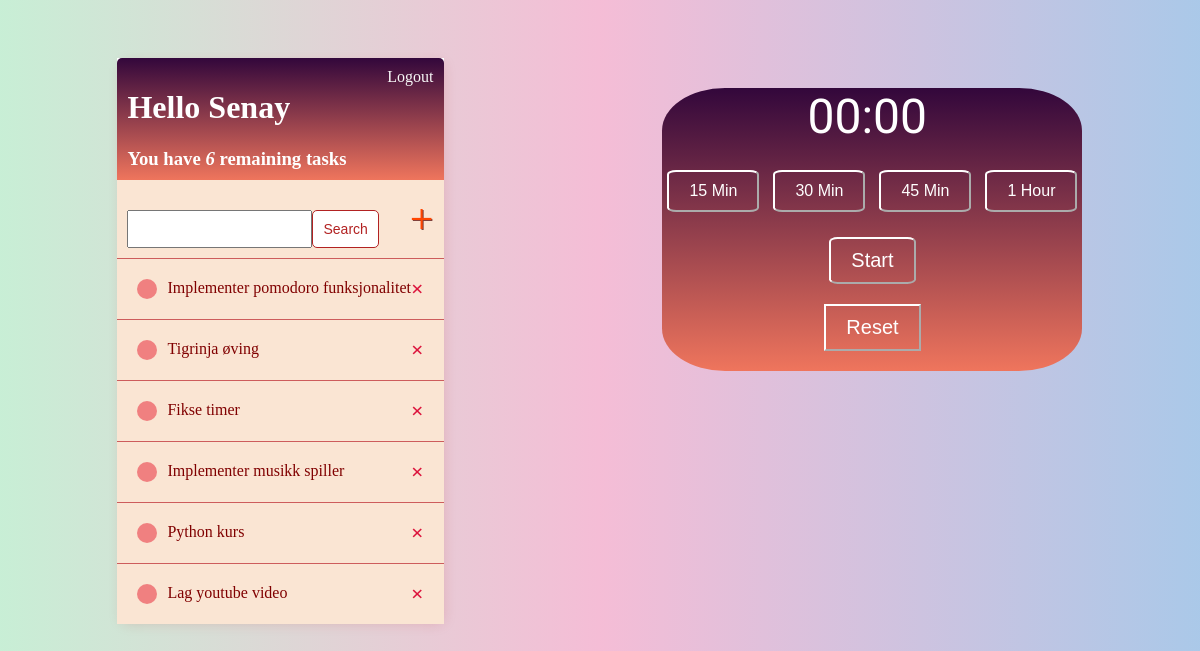
The app's page / (signed in) with its own data.
### todo/models.py (models this page shows)
class Task(models.Model):
    user = models.ForeignKey(
        User, on_delete= models.CASCADE, null=True, blank=True)
    title = models.CharField(max_length=200)
    description = models.TextField(null=True, blank=True)
    complete = models.BooleanField(default=False)
    created = models.DateTimeField(auto_now_add=True)
    def __str__(self):
        return self.title
    class Meta:
        ordering = ['complete']

### todo/views.py (the view)
# urls.py: path('', TaskList.as_view(), name='tasks'),
class TaskList(LoginRequiredMixin, ListView):
    model = Task
    context_object_name = 'tasks'
    def get_context_data(self, **kwargs):
        context = super().get_context_data(**kwargs)
        context['tasks'] = context['tasks'].filter(user=self.request.user)
        context['count'] = context['tasks'].filter(complete=False).count()
        search_input = self.request.GET.get('search-area') or ''
        if search_input:
            context['tasks'] = context['tasks'].filter(
                title__startswith=search_input)
        context['search_input'] = search_input
        return context

### todo/templates/todo/task_list.html (shortened to what this page needs)
{% extends 'todo/main.html' %}
{% block content %}
<div class="main-container" style="display: flex; justify-content: space-between;">
    <div class="tasks-container">
        <div class="header-bar">
            <div>
                <h1>Hello {{request.user|title}}</h1>
                <h3 style="margin:0">You have <i>{{count}}</i> remaining task{{count | pluralize:"s" }}</h3>
            </div>
            {% if request.user.is_authenticated %}
            <a href="{% url 'logout' %}">Logout</a>
            {% else %}
            <a href="{% url 'login' %}">Login</a>
            {% endif %}
        </div>
        <div id="search-add-wrapper">
            <form  method="GET" style="margin-top: 20px;display: flex;">
                <input type='text' name='search-area' value="{{search_input}}">
                <input class="button" type="submit" value='Search'>
            </form>
            <a id="add-link" href="{% url 'task-create' %}">&#x2b;</a>
        </div>
        <div class="task-items-wrapper">
            {% for task in tasks %}
                <div class="task-wrapper">
                    {%  if task.complete %}
                        <div class="task-title">
                            <div class="task-complete-icon"></div>
                            <i><s><a href="{% url 'task-update' task.id %}">{{task}}</a></s></i>
                </div>
                    <a class="delete-link" href="{% url 'task-delete' task.id %}">&#215;</a>
                    {% else %}
                    <div class="task-title">
                        <div class="task-incomplete-icon"></div>
                        <a href="{% url 'task-update' task.id %}">{{task}}</a>
                    </div>
                    <a class="delete-link" href="{% url 'task-delete' task.id %}">&#215;</a>
                    {% endif %}
                </div>
            {% empty %}
            <h3>No items in list</h3>
            {% endfor %}
        </div>
    </div>
    <div class="timer-container">
        <div id="timer-display">00:00</div>
        <button class="time-setter" data-time="15">15 Min</button>
        <button class="time-setter" data-time="30">30 Min</button>
        <button class="time-setter" data-time="45">45 Min</button>
        <button class="time-setter" data-time="60">1 Hour</button>
        <div id="btn-container">
        <button id="start-stop">Start</button>
        <button id="reset">Reset</button>
    </div>
    </div>
</div>
{% endblock content%}

### todo/static/todo/css/style.css (style rules this page uses)
#timer-display { font-size: 48px; margin-bottom: 20px; margin-left: 145px; color: white; }
.time-setter { margin: 5px; padding: 10px 20px; font-size: 16px; border-radius: 10%; color: #fff; background:none ; border-color: white; }
#start-stop { display: block; margin: 20px auto; padding: 10px 20px; font-size: 20px; border-radius: 10%; color: #fff; background:none ; border-color: white; }
#reset { display: block; margin: 20px auto; padding: 10px 20px; font-size: 20px; color: #fff; background:none ; border-color: white; }

### todo/templates/todo/main.html (style rules this page uses)
body { background: linear-gradient( 90deg, hsla(141, 54%, 86%, 1) 0%, hsla(333, 73%, 85%, 1) 50%, hsla(211, 58%, 79%, 1) 100% ); filter: progid: DXImageTransform.Microsoft.gradient( startColorstr="#CAEFD7", endColorstr="#F5BFD7", GradientType=1 ); font-family: "Nunito Sans", sans-serif; padding-top: 50px; }
h1, h2, h3, h4, h5, h6 { font-family: Georgia, serif; color: #fff; }
a, p { font-family: Georgia, serif; color: #8b0000; }
.tasks-container { max-width: 550px; margin: auto; background-color: #fff; -webkit-box-shadow: 2px 2px 13px -4px rgba(178, 34, 34, 0.21); box-shadow: 2px 2px 13px -4px rgba(178, 34, 34, 0.21); }
.header-bar { display: flex; justify-content: space-between; color: #fff; padding: 10px; border-radius: 5px 5px 0 0; background: hsla(10, 82%, 65%, 1); background: linear-gradient( 90deg, hsla(10, 82%, 65%, 1) 0%, hsla(290, 79%, 13%, 1) 100% ); background: -moz-linear-gradient( 90deg, hsla(10, 82%, 65%, 1) 0%, hsla(290, 79%, 13%, 1) 100% ); background: -webkit-linear-gradient( 90deg, hsla(10, 82%, 65%, 1) 0%, hsla(290, 79%, 13%, 1) 100% ); filter: progid: DXImageTransform.Microsoft.gradient( startColorstr="#EF745C", endColorstr="#34073D", GradientType=1 ); }
.header-bar a { color: rgb(247, 247, 247); text-decoration: none; }
.task-wrapper { display: flex; align-items: center; justify-content: space-between; padding: 20px; background-color: #fae5d3; border-top: 1px solid rgb(205, 92, 92); }
.task-title { display: flex; }
.task-title a { text-decoration: none; color: #800000; margin-left: 10px; }
.task-incomplete-icon { height: 20px; width: 20px; background-color: rgb( 240, 128, 128 ); border-radius: 50%; }
.delete-link { text-decoration: none; font-weight: 900; color: #dc143c; font-size: 22px; line-height: 0; }
#search-add-wrapper { display: flex; justify-content: space-between; align-items: center; padding: 10px; background: #fae5d3; }
#add-link { color: #ff4500; text-decoration: none; font-size: 42px; text-shadow: 1px 1px #81413b; }
::placeholder { font-weight: 300; opacity: 0.5; }
.button { border: 1px solid #b22222; background-color: #fff; color: #b22222; padding: 10px; font-size: 14px; border-radius: 5px; cursor: pointer; text-decoration: none; }
.timer-container { max-width: 550px; margin: auto; margin-top: 30px; background: hsla(10, 82%, 65%, 1); background: linear-gradient( 90deg, hsla(10, 82%, 65%, 1) 0%, hsla(290, 79%, 13%, 1) 100% ); background: -moz-linear-gradient( 90deg, hsla(10, 82%, 65%, 1) 0%, hsla(290, 79%, 13%, 1) 100% ); background: -webkit-linear-gradient( 90deg, hsla(10, 82%, 65%, 1) 0%, hsla(290, 79%, 13%, 1) 100% ); filter: progid: DXImageTransform.Microsoft.gradient( startColorstr="#EF745C", endColorstr="#34073D", GradientType=1 ); border-radius: 15%; }

### records on screen
Task: title "Implementer pomodoro funksjonalitet"
Task: title "Tigrinja øving"
Task: title "Fikse timer"
Task: title "Implementer musikk spiller"
Task: title "Python kurs"
Task: title "Lag youtube video"

### other values on screen
{{ request.user|title }} "Senay"
{{ count }} "6"
{{ count | pluralize:"s" }} "s"
